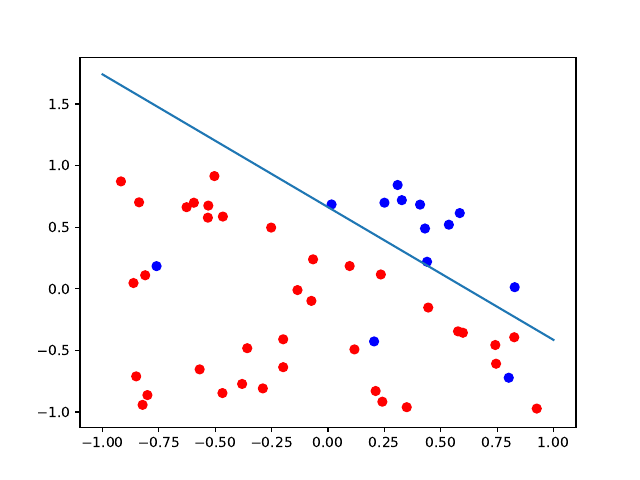

Here is the Julia script that generated this plot:
using PyPlot

tamanho_da_amostra = 50
organize(x) = (x-1/2)*2
x1 = organize.(rand(Float32, tamanho_da_amostra))
x2 = organize.(rand(Float32, tamanho_da_amostra))
p = [organize.(rand(Float32, 1))[1], rand(Float32, 1)[1], 1]
X = [ones(length(x1)) x1 x2]

h(v, x) = sign(v'*x)

pos, neg = [], []
for i=1:tamanho_da_amostra
    r = rand(Float32,1)[1]
    if h(p, X[i,:]) >= 0
        if r < 0.1
            push!(neg, X[i,2:3])
        else
            push!(pos, X[i,2:3])
        end
    else
        if r < 0.1
            push!(pos, X[i,2:3])
        else
            push!(neg, X[i,2:3])
        end
    end
end

classificacao = Dict()
for p in pos
    classificacao[p] = 1
end
for n in neg
    classificacao[n] = -1
end

function pegar_mal_classificado(w, X)
    v = [X[i,:] for i=1:length(X[:,1]) if classificacao[X[i,2:3]] != h(w, X[i,:])]
    if length(v) > 0
        b = rand([i for i=1:length(v)],1)
        return v[b], length(v)
    end
    return 0,0
end

function calcular_erro_interno(w, X)
    return pegar_mal_classificado(w,X)[2] / length(X[:,1])
end

W = [[.0,.0,.0]]
w_chapeu = [.0,.0,.0]

for t=1:100
    global W
    w = W[length(W)]
    x = pegar_mal_classificado(w, X)[1][1]
    if x != 0
        push!(W, w + h(p, x)*x)
    end
    if calcular_erro_interno(w_chapeu, X) > calcular_erro_interno(w, X)
        global w_chapeu = w
    end
end

title("Pocket Algorithm")
PyPlot.clf()
PyPlot.scatter([i[1] for i in pos],[i[2] for i in pos],color="blue", label = "Positivo", s = 40)
PyPlot.scatter([i[1] for i in neg],[i[2] for i in neg],color="red", label = "Negativo", s = 40)
x = -1:0.1:1
y = (-x.*w_chapeu[2] .-w_chapeu[1])/w_chapeu[3]
PyPlot.plot(x,y)
PyPlot.savefig("PocketAlgorithm\\PocketAlgorithm.pdf")

title("Internal Error Measure")
PyPlot.clf()
x = [i for i=1:length(W)]
y = [calcular_erro_interno(w, X) for w in W]
PyPlot.plot(x,y)
PyPlot.savefig("PocketAlgorithm\\InternalError.pdf")
